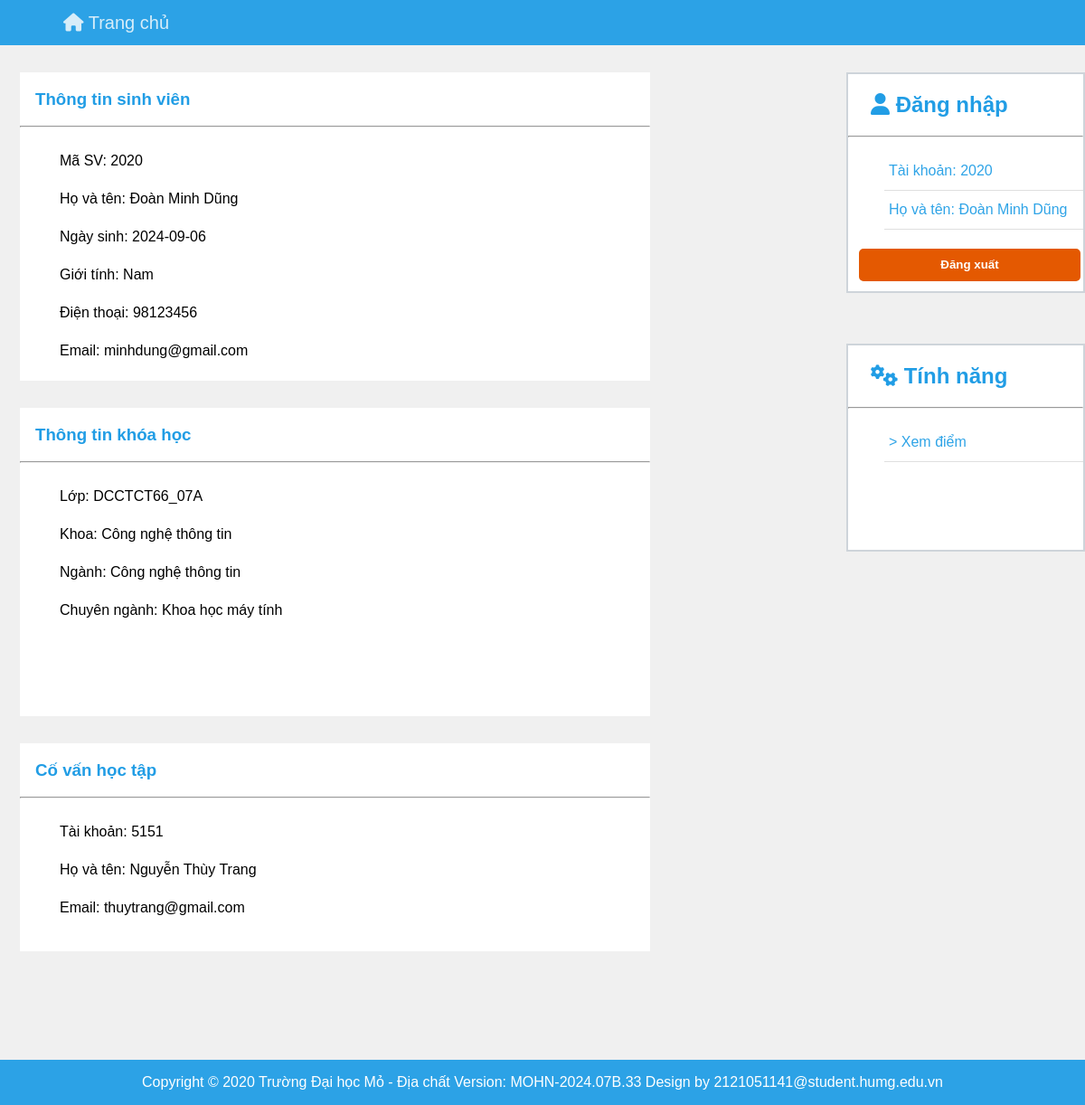
The app's page /web/student/home_student.php (signed in) with its own data.
### tables this page shows
CREATE TABLE `sinh_vien` (
  `msv` int(10) NOT NULL,
  `ma_lop` varchar(15) DEFAULT NULL,
  `ho_dem` varchar(50) NOT NULL,
  `ten` varchar(50) NOT NULL,
  `sdt` int(10) NOT NULL,
  `email` varchar(50) NOT NULL,
  `mat_khau` varchar(50) NOT NULL,
  `ngay_sinh` date NOT NULL,
  `gioi_tinh` varchar(10) NOT NULL
);

CREATE TABLE `khoa` (
  `ma_khoa` varchar(10) NOT NULL,
  `ten_khoa` varchar(50) NOT NULL
);

CREATE TABLE `nganh` (
  `ma_nganh` varchar(10) NOT NULL,
  `ma_khoa` varchar(10) DEFAULT NULL,
  `ten_nganh` varchar(50) NOT NULL
);

CREATE TABLE `chuyen_nganh` (
  `ma_chuyen_nganh` varchar(10) NOT NULL,
  `ma_nganh` varchar(10) DEFAULT NULL,
  `ten_chuyen_nganh` varchar(50) NOT NULL
);

CREATE TABLE `giang_vien` (
  `mgv` int(10) NOT NULL,
  `ma_khoa` varchar(10) DEFAULT NULL,
  `ho_dem` varchar(50) NOT NULL,
  `ten` varchar(50) NOT NULL,
  `sdt` int(10) NOT NULL,
  `email` varchar(50) NOT NULL,
  `mat_khau` varchar(50) NOT NULL,
  `ngay_sinh` date NOT NULL,
  `gioi_tinh` varchar(10) NOT NULL
);

### web/student/thong_tin.php (the view, shortened to what this page needs)
<?php
    include('../home/home/config.php');
    $msv = $_SESSION['msv'];
    $sql = "SELECT msv, ho_dem, ten, sdt, gioi_tinh, ngay_sinh, email, ma_lop FROM sinh_vien WHERE msv = '$msv'";
    $result = $conn->query($sql);
    if ($result->num_rows > 0) {
        while($row = $result->fetch_assoc()) {
            $msv = $row["msv"];
            $ho_dem = $row["ho_dem"];
            $ten = $row["ten"];
            $sdt = $row["sdt"];
            $email = $row["email"];
            $gioi_tinh = $row["gioi_tinh"];
            $ngay_sinh = $row["ngay_sinh"];
        }
    } else {
        echo "Không tìm được tài khoản";
    }
    $ma_lop = $_SESSION["ma_lop"];
    $ma_chuyen_nganh = $_SESSION["ma_chuyen_nganh"];
    $sql_chuyen_nganh = "SELECT ma_nganh, ten_chuyen_nganh FROM chuyen_nganh WHERE ma_chuyen_nganh = '$ma_chuyen_nganh'";
    $result_chuyen_nganh = $conn->query($sql_chuyen_nganh);
    if ($result_chuyen_nganh->num_rows > 0) {
        while($row = $result_chuyen_nganh->fetch_assoc()) {
            $ten_chuyen_nganh = $row["ten_chuyen_nganh"];
        }
    } else {
        echo "Không tìm được tài khoản";
    }
    $ma_nganh = $_SESSION["ma_nganh"];
    $sql_nganh = "SELECT ma_khoa, ten_nganh FROM nganh WHERE ma_nganh = '$ma_nganh'";
    $result_nganh = $conn->query($sql_nganh);
    if ($result_nganh->num_rows > 0) {
        while($row = $result_nganh->fetch_assoc()) {
            $ten_nganh = $row["ten_nganh"];
        }
    } else {
        echo "Không tìm được tài khoản";
    }
    $ma_khoa = $_SESSION["ma_khoa"];
    $sql_khoa = "SELECT ten_khoa FROM khoa WHERE ma_khoa = '$ma_khoa'";
    $result_khoa = $conn->query($sql_khoa);
    if ($result_khoa->num_rows > 0) {
        while($row = $result_khoa->fetch_assoc()) {
            $ten_khoa = $row["ten_khoa"];
        }
    } else {
        echo "Không tìm được tài khoản";
    }
?>
<!DOCTYPE html>
<html lang="en">
<head>
    <link rel="stylesheet" href="home_student.css">
</head>
<body>
    <div class="student_infor">
        <h3>Thông tin sinh viên</h3>
        <hr>
        <ul>
            <li>Mã SV: <?php echo $msv ; ?></li>
            <li>Họ và tên: <?php echo $ho_dem. " " . $ten ; ?></li>
            <li>Ngày sinh: <?php echo $ngay_sinh ; ?></li>
            <li>Giới tính: <?php echo $gioi_tinh ; ?></li>
            <li>Điện thoại: <?php echo $sdt ; ?></li>
            <li>Email: <?php echo $email ; ?></li>
        </ul>
    </div>
    <div class="course_infor">
        <h3>Thông tin khóa học</h3>
        <hr>
        <ul>
            <li>Lớp: <?php echo $ma_lop ; ?></li>
            <li>Khoa: <?php echo $ten_khoa ; ?></li>
            <li>Ngành: <?php echo $ten_nganh ; ?></li>
            <li>Chuyên ngành: <?php echo $ten_chuyen_nganh ; ?></li>
        </ul>
    </div>
    <?php
        $mgv = $_SESSION["mgv"];
        $sql_giang_vien = "SELECT ho_dem, ten, email, mgv FROM giang_vien WHERE mgv = '$mgv'";
        $result_giang_vien = $conn->query($sql_giang_vien);
        if ($result_giang_vien->num_rows > 0) {
            while($row = $result_giang_vien->fetch_assoc()) {
                $ho_dem = $row["ho_dem"];
                $ten = $row["ten"];
                $email = $row["email"];
            }
        } else {
            echo "Không tìm được tài khoản";
        }
    ?>
    <div class="teacher">
        <h3>Cố vấn học tập</h3>
        <hr>
        <ul>
            <li>Tài khoản: <?php echo $mgv ; ?></li>
            <li>Họ và tên: <?php echo $ho_dem. " " . $ten ; ?></li>
            <li>Email: <?php echo $email ; ?></li>
        </ul>
    </div>
    <div class="space"></div>
</body>
</html>

### web/student/menu.php (shortened to what this page needs)
<!DOCTYPE html>
<html lang="en">
<head>
    <link rel="stylesheet" href="home_teacher.css">
</head>
<body>
    <div class="login">
        <h2><i class="fa-solid fa-user"></i> Đăng nhập</h2>
        <hr>
        <ul>
        <li>Tài khoản: <?php echo $_SESSION['msv']; ?></li>
        <li>
            <?php
                include('../home/home/config.php');
                $sql = "SELECT msv, ho_dem, ten FROM sinh_vien WHERE msv = '$msv'";
                $result = $conn->query($sql);
                if ($result->num_rows > 0) {
                    while($row = $result->fetch_assoc()) {
                        echo "Họ và tên: ". $row["ho_dem"]. " " . $row["ten"] ;
                    }
                } else {
                    echo "Không tìm được tài khoản";
                }
            ?>
        </li>
        </ul>
        <button><a href="/web/home/login/logout.php"><b>Đăng xuất</b></a></button>
    </div>
    <div class="menu">
        <h2><i class="fa-solid fa-gears"></i> Tính năng</h2>
        <hr>
        <ul>
            <a href="xem_diem.php"><li>> Xem điểm</li></a>
        </ul>
    </div>
</body>
</html>

### web/student/home_student.css (style rules this page uses)
html, body { height: 100%; margin: 0; display: flex; flex-direction: column; }
html { scroll-behavior: smooth; }
body { background-color: #f0f0f0; display: flex; flex-direction: column; min-height: 100vh; }
.login { position: absolute; font-family: Arial, Helvetica, sans-serif; height: 240px; width: 270px; right: 0; top: 80px; border: 2px solid #CED4DA; background-color: #FFFFFF; }
.login h2 { margin-left: 25px; color: #219DE5; }
.login li { list-style: none; left: 0px; border-bottom: 1px solid #DFDFDF; padding: 12px 5px; color: #2FA4E7; }
.login button { margin-top: 5px; border: 2px solid #CED4DA; border-radius: 5px; background-color: #E45901; margin-left: 12px; width: 245px; height: 36px; cursor: pointer; }
.login button a { text-decoration: none; color: #FFFFFF; }
.student_infor { position: absolute; width: 697px; height: 341px; left: 22px; top: 80px; font-family: Arial, Helvetica, sans-serif; background-color: #FFFFFF; }
.student_infor h3 { padding-left: 17px; color: #219DE5; }
.student_infor li { list-style: none; padding: 12px 4px; }
.course_infor { position: absolute; width: 697px; height: 341px; left: 22px; top: 451px; font-family: Arial, Helvetica, sans-serif; background-color: #FFFFFF; }
.course_infor h3 { padding-left: 17px; color: #219DE5; }
.course_infor li { list-style: none; padding: 12px 4px; }
.teacher { position: absolute; width: 697px; height: 200px; left: 22px; padding-bottom: 30px; top: 822px; bottom: 300px; font-family: Arial, Helvetica, sans-serif; background-color: #FFFFFF; }
.teacher h3 { padding-left: 17px; color: #219DE5; }
.teacher li { list-style: none; padding: 12px 4px; }
.space { position: absolute; height: 200px; width: 697px; top: 1022px; }
.menu { position: absolute; font-family: Arial, Helvetica, sans-serif; height: 150px; width: 270px; right: 0; top: 380px; border: 2px solid #CED4DA; background-color: #FFFFFF; }
.menu h2 { margin-left: 25px; color: #219DE5; }
.menu a { list-style: none; text-decoration: none; }
.menu a li { left: 0px; border-bottom: 1px solid #DFDFDF; padding: 12px 5px; color: #2FA4E7; }

### web/teacher/home_teacher.css (style rules this page uses)
html, body { height: 100%; margin: 0; }
body { display: flex; flex-direction: column; background-color: #f0f0f0; }
.menu { position:absolute; font-family: Arial, Helvetica, sans-serif ; height: 226px; width: 260px; right: 0; top: 380px; border: 2px solid #CED4DA; background-color: #FFFFFF; }
.menu h2 { margin-left: 25px; color: #219DE5; }
.menu a { list-style: none; text-decoration: none; }
.menu a li { left: 0px; border-bottom:1px solid #DFDFDF; padding: 12px 5px; color: #2FA4E7; }
.login { position:absolute; font-family: Arial, Helvetica, sans-serif ; height: 240px; width: 260px; right: 0; top: 80px; border: 2px solid #CED4DA; background-color: #FFFFFF; }
.login h2 { margin-left: 25px; color: #219DE5; }
.login li { list-style: none; left: 0px; border-bottom:1px solid #DFDFDF; padding: 12px 5px; color: #2FA4E7; }
.login button { margin-top: 5px; border: 2px solid #E35901; border-radius: 5px; background-color: #E45901; margin-left: 12px; width: 245px; height: 36px; cursor: pointer; }
.login button a { text-decoration: none; color: #FFFFFF; }

### records on screen
sinh_vien: msv "2020", ho_dem "Đoàn Minh", ten "Dũng", ngay_sinh "2024-09-06", gioi_tinh "Nam", sdt "98123456", email "minhdung@gmail.com"
khoa: ten_khoa "Công nghệ thông tin"
nganh: ten_nganh "Công nghệ thông tin"
chuyen_nganh: ten_chuyen_nganh "Khoa học máy tính"
giang_vien: ho_dem "Nguyễn Thùy", ten "Trang", email "thuytrang@gmail.com"

### other values on screen
$ma_lop "DCCTCT66_07A"
$mgv "5151"
$_SESSION['msv'] "2020"
